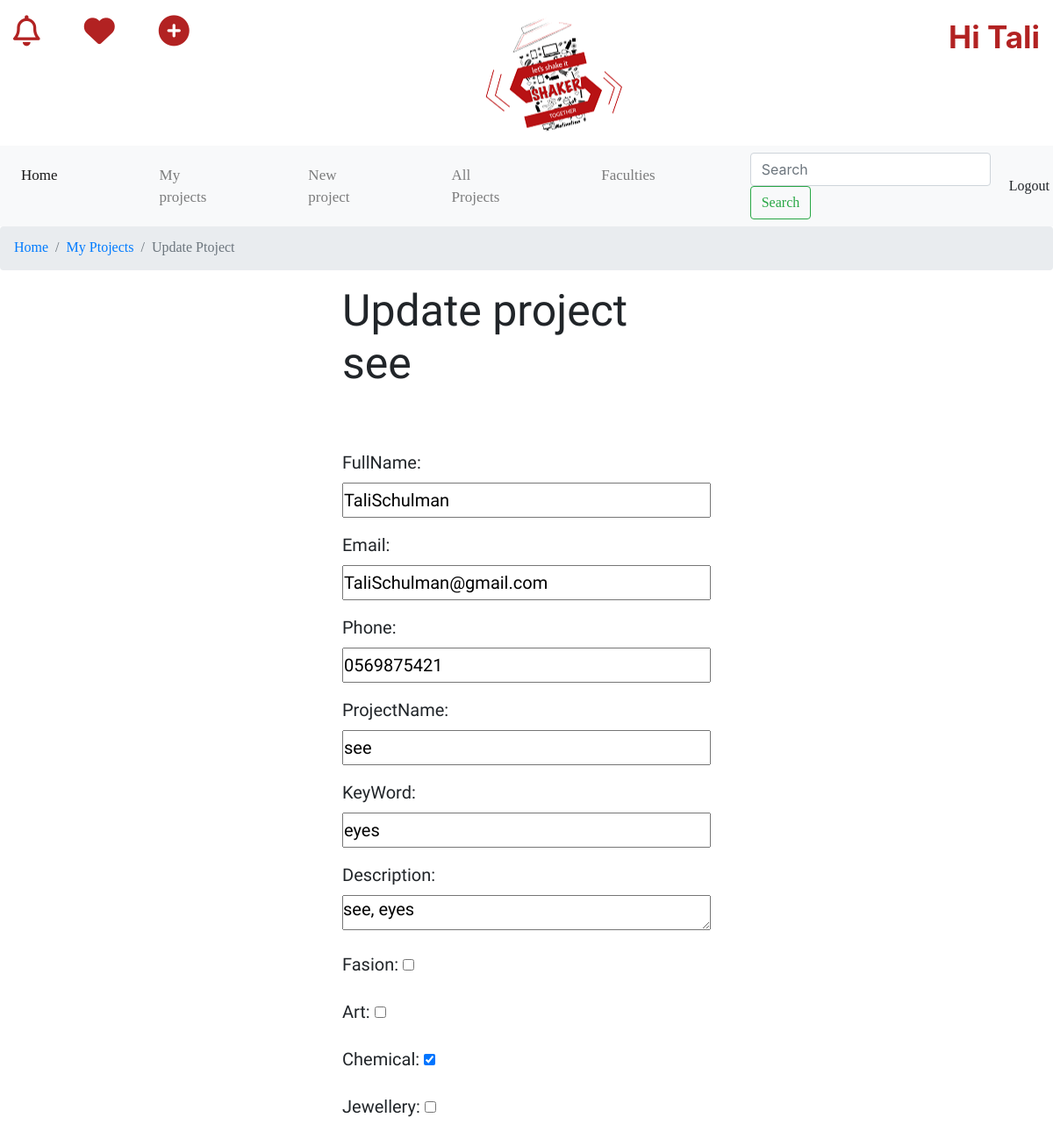
/project/29 (signed in, upper part), run on an earlier commit of the app's database.
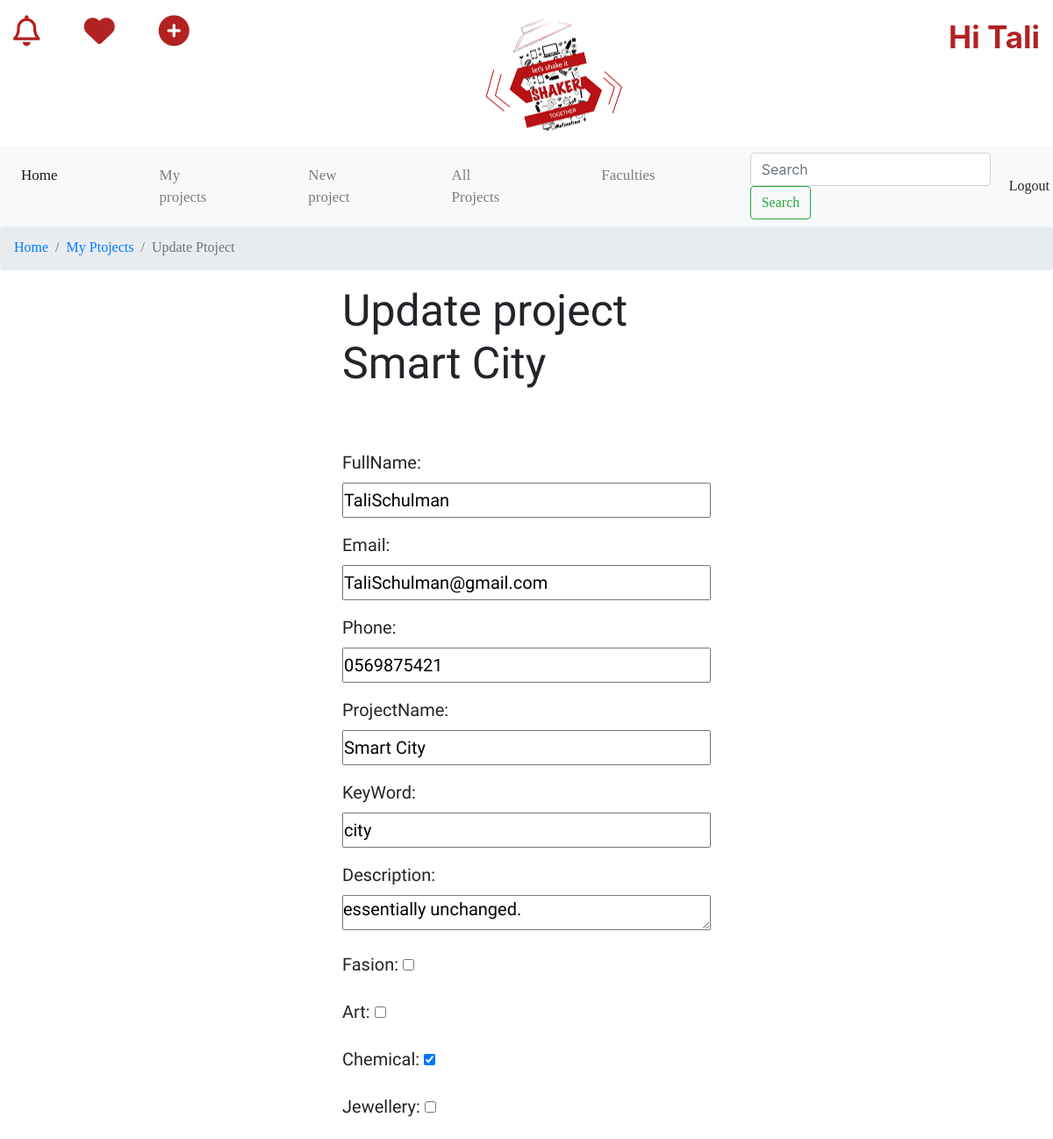
And on a later commit of the database.
### projects/models.py (models this page shows)
class Project(models.Model):
    user_id = models.ForeignKey(User, on_delete=models.CASCADE) #relationship 1:n (user:todos)
    dateCreated = models.DateField(auto_now_add=True) #automatic
    fullName = models.CharField(max_length=70)
    email = models.EmailField(max_length=254)
    phone = models.CharField(max_length=10)
    projectName = models.CharField(max_length=70)
    keyWord = models.CharField(max_length=70)
    description = models.TextField(blank=True)
    imgUrl = models.FileField(upload_to='proj')
    fasion = models.BooleanField(default=False) #true or false
    art = models.BooleanField(default=False) #true or false
    chemical = models.BooleanField(default=False) #true or false
    jewellery = models.BooleanField(default=False) #true or false
    graphic = models.BooleanField(default=False) #true or false
    electronic = models.BooleanField(default=False) #true or false
    software = models.BooleanField(default=False) #true or false
    industrial = models.BooleanField(default=False) #true or false
    Textil  = models.BooleanField(default=False) #true or false

### projects/views.py (the view, shortened to what this page needs)
# urls.py: path('project/<int:project_pk>', views.updateproject, name='updateproject'),
@login_required
def updateproject(request, project_pk):
   project = get_object_or_404(Project, pk=project_pk, user_id=request.user)
   if (request.method == 'GET'):
       form = ProjectForm(instance=project)
       return render(request, 'projects/updateproject.html',{'project':project, 'form':form})

### projects/forms.py
class ProjectForm(ModelForm):
    class Meta:
        model = Project
        fields = ['fullName','email','phone','projectName','keyWord', 'description', 'fasion','art' ,'chemical','jewellery' ,'graphic', 'electronic', 'software' , 'industrial', 'Textil']

### projects/templates/projects/updateproject.html (shortened to what this page needs)
{% load static %}
<!DOCTYPE html>
<html lang="en">
<head>
  <link rel ="stylesheet" href="{% static 'projects/css/style.css' %}">
  <link rel="stylesheet" href="https://stackpath.bootstrapcdn.com/bootstrap/4.5.0/css/bootstrap.min.css">
</head>
<body>
  <header>
    <a href="/homepage" id="logo" ></a>
      <ul class="headerIcons">
        <li><a href="#" class="far fa-bell"></a>
          <a href="#" class="fas fa-heart"></a>
        <a href="/createNewProject" class="fas fa-plus-circle"></a></li>
      </ul>
    {% if user.is_authenticated %}
    <div class="greeting">
      <span><b>Hi {{user.username}}</b></span>
    </div>
    {% else %}
      <a href="/Login">Login</a>
      <a href="/register">Register</a>
    {% endif %}
  </header>
  <nav class="navbar navbar-expand-lg navbar-light bg-light">
    <div class="collapse navbar-collapse" id="navbarSupportedContent">
      <ul class="navbar-nav mr-auto">
        <li class="nav-item active">
          <a class="nav-link" href="/homepage">Home <span class="sr-only">(current)</span></a>
        </li>
        <li class="nav-item">
          <a class="nav-link" href="/myprojects">My projects</a>
        </li>
        <li class="nav-item">
          <a class="nav-link" href="/createNewProject">New project</a>
        </li>
        <li class="nav-item">
          <a class="nav-link" href="/allprojects">All Projects</a>
        </li>
        <li class="nav-item">
          <a class="nav-link" href="/allfaculties">Faculties</a>
        </li>
      </ul>
      <form class="form-inline my-2 my-lg-0" action="#" method="GET">
        <input class="form-control mr-sm-2" type="search" placeholder="Search" aria-label="Search">
        <button class="btn btn-outline-success my-2 my-sm-0" type="submit">Search</button>
      </form>
      <form action="{% url 'logoutuser' %}" method="POST">
          <button class="btn btn-light logoutButton" type='submit'>Logout</button>
      </form>
    </div>
  </nav>
  <div class="breadc">
    <nav aria-label="breadcrumb">
      <ol class="breadcrumb">
        <li class="breadcrumb-item"><a href="/homepage">Home</a></li>
        <li class="breadcrumb-item"><a href="/myprojects">My Ptojects</a></li>
        <li class="breadcrumb-item active" aria-current="page">Update Ptoject</li>
      </ol>
    </nav>
  </div>
 	<body>
    {% if user.is_authenticated %}
      <div class="createnewproject-wrapper">
        <h1>Update project<br>{{project.projectName}}</h1>
        <br><br>
        <form action="#" method="POST">
            {{form.as_p}}
        </form>
        <br>
        <br>
        <br>
      </div>
    {% endif %}
  </body>
</html>

What changed in the data, as far as the page shows it:
changed Project "TaliSchulman": projectName "see" → "Smart City"; keyWord "eyes" → "city"; description "see, eyes" → "essentially unchanged."
